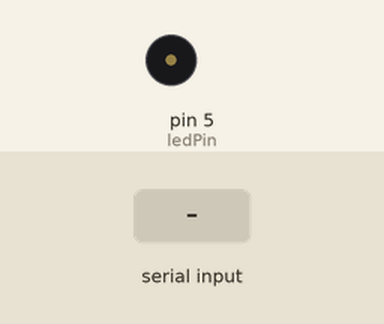
The sketch below on a simulated Arduino Uno, built with avr-gcc and run on an emulated ATmega328P. Parts: buzzer (waves = sounding). The test bench sets the inputs (shaded band). What the sketch prints to the serial monitor is not drawn.

Above: at 1.2 s.
1.3 s: "0\n" received over Serial
Timing chart, 0 to 4.3 s (numbered marks = the images above; inputs shaded):
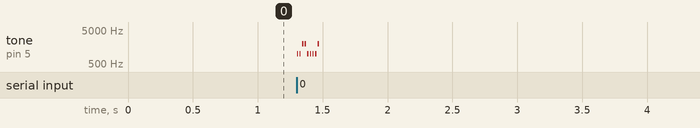

Measured:
- after the input at 1.3 s, tone on pin 5 (ledPin): plays 1000 Hz for 0.01 s, 1000 Hz for 0.01 s, 2000 Hz for 0.01 s, 2000 Hz for 0.01 s, 1000 Hz for 0.01 s, 1000 Hz for 0.01 s … (9 notes in this stretch), starting at once

The sketch:

Exp7b.ino
```cpp
const int ledPin = 5;
const int freq1 = 1000; // frequency for binary digit 0
const int freq2 = 2000; // frequency for binary digit 1
const int bitDuration = 10; // duration of each bit in milliseconds

void setup() {
  Serial.begin(9600);
  pinMode(ledPin, OUTPUT);
}

void loop() {
  if (Serial.available()) {
    String inputString = Serial.readStringUntil('\n');
    Serial.print("Input String: ");
    Serial.println(inputString);

    // Convert string to binary
    String binaryString = "";
    for (int i = 0; i < inputString.length(); i++) {
      char c = inputString[i];
      for (int j = 7; j >= 0; j--) {
        binaryString += ((c >> j) & 1) ? '1' : '0';
      }
      binaryString += " ";
    }
    Serial.print("Binary String: ");
    Serial.println(binaryString);

    // Transmit binary string using FSK
    for (int i = 0; i < binaryString.length(); i++) {
      char bit = binaryString[i];
      int freq = (bit == '0') ? freq1 : freq2;
      digitalWrite(ledPin, HIGH);
      tone(ledPin, freq, bitDuration);
      delay(bitDuration);
      digitalWrite(ledPin, LOW);
      delay(bitDuration);
    }
  }
}
```
